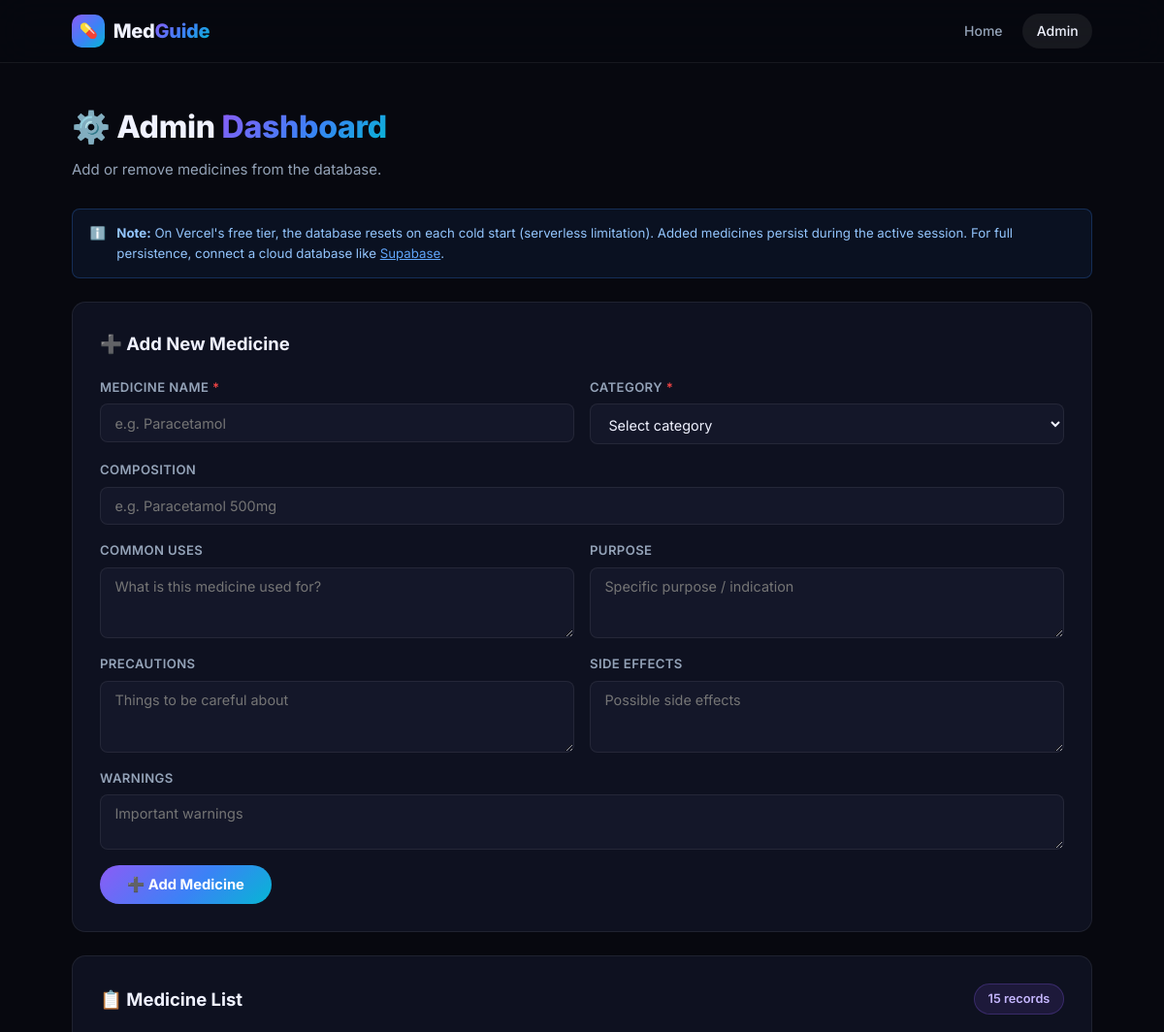
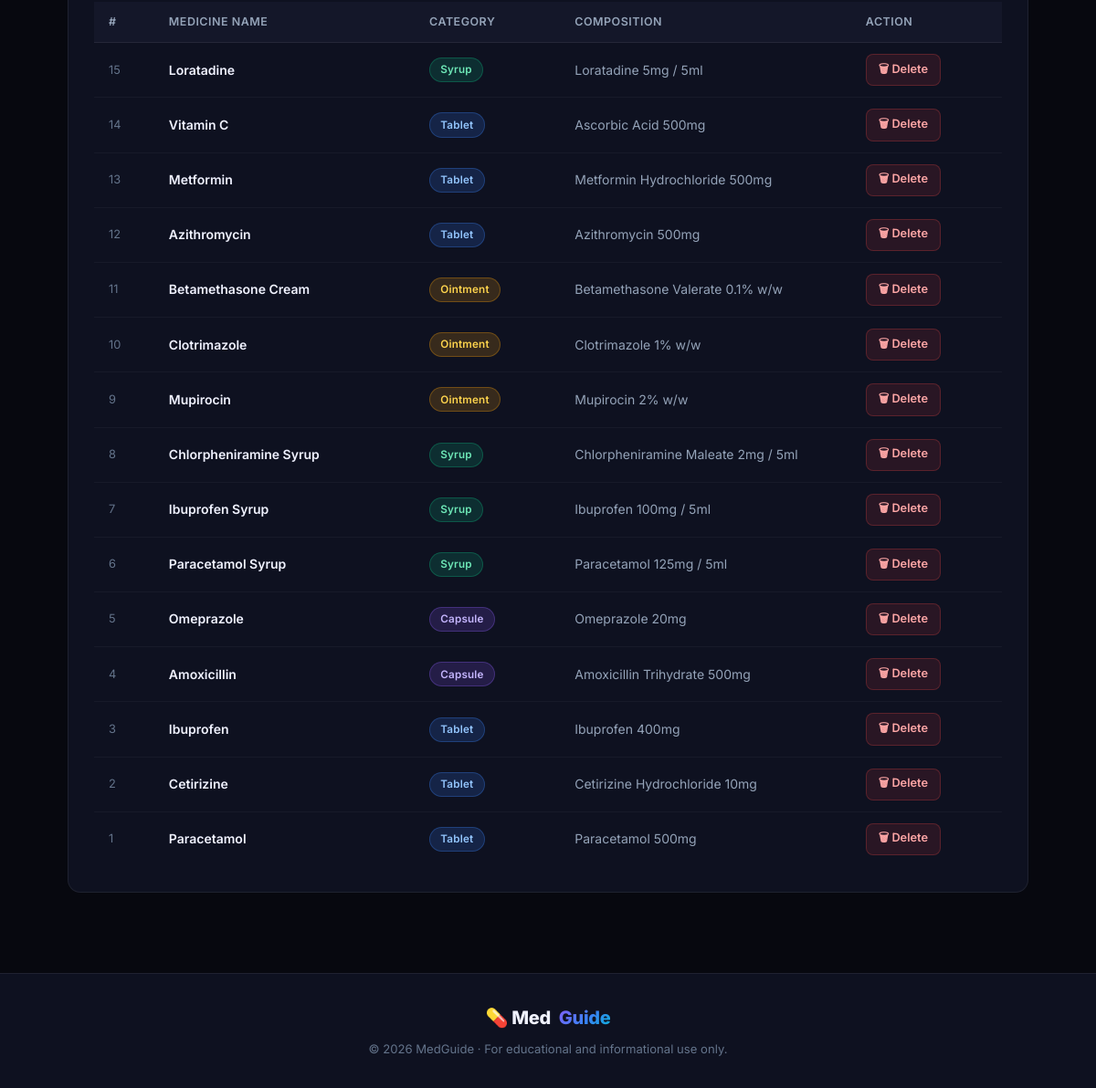
The page /admin on the database its author committed (2 pictures, top to bottom).
### tables this page shows
CREATE TABLE medicines (
            id           INTEGER PRIMARY KEY AUTOINCREMENT,
            medicine_name TEXT NOT NULL,
            category      TEXT NOT NULL,
            composition   TEXT,
            uses          TEXT,
            purpose       TEXT,
            precautions   TEXT,
            side_effects  TEXT,
            warnings      TEXT
        );

### app.py (the view)
@app.route("/admin")
def admin():
    create_database()
    conn = get_db()
    medicines = conn.execute(
        "SELECT * FROM medicines ORDER BY id DESC"
    ).fetchall()
    conn.close()
    return render_template("admin.html", medicines=medicines)

### app.py (called while the page is built)
def get_db():
    conn = sqlite3.connect(DATABASE)
    conn.row_factory = sqlite3.Row
    return conn

### templates/admin.html (shortened to what this page needs)
<!DOCTYPE html>
<html lang="en">
<head>
  <link rel="stylesheet" href="{{ url_for('static', filename='style.css') }}" />
</head>
<body>
<header class="header">
  <div class="header-inner">
    <a href="/" class="logo">
      <span class="logo-pill">💊</span>
      <span>Med<span class="grad">Guide</span></span>
    </a>
    <nav class="nav">
      <a href="/" class="nav-link">Home</a>
      <a href="/admin" class="nav-link active">Admin</a>
    </nav>
  </div>
</header>
<main class="admin-main">
  <div class="container">
    <div class="admin-header">
      <h1 class="page-title">⚙️ Admin <span class="grad">Dashboard</span></h1>
      <p class="page-sub">Add or remove medicines from the database.</p>
    </div>
    <div class="vercel-note">
      <span>ℹ️</span>
      <p><strong>Note:</strong> On Vercel's free tier, the database resets on each cold start (serverless limitation). Added medicines persist during the active session. For full persistence, connect a cloud database like <a href="https://supabase.com" target="_blank" rel="noopener">Supabase</a>.</p>
    </div>
    <div class="admin-card">
      <h2 class="admin-section-title">➕ Add New Medicine</h2>
      <form action="/add" method="POST" class="med-form" id="add-form">
        <div class="form-row">
          <div class="form-group">
            <label for="medicine_name">Medicine Name <span class="req">*</span></label>
            <input id="medicine_name" type="text" name="medicine_name" placeholder="e.g. Paracetamol" required />
          </div>
          <div class="form-group">
            <label for="category">Category <span class="req">*</span></label>
            <select id="category" name="category" required>
              <option value="" disabled selected>Select category</option>
            </select>
          </div>
        </div>
        <div class="form-group">
          <label for="composition">Composition</label>
          <input id="composition" type="text" name="composition" placeholder="e.g. Paracetamol 500mg" />
        </div>
        <div class="form-row">
          <div class="form-group">
            <label for="uses">Common Uses</label>
            <textarea id="uses" name="uses" rows="3" placeholder="What is this medicine used for?"></textarea>
          </div>
          <div class="form-group">
            <label for="purpose">Purpose</label>
            <textarea id="purpose" name="purpose" rows="3" placeholder="Specific purpose / indication"></textarea>
          </div>
        </div>
        <div class="form-row">
          <div class="form-group">
            <label for="precautions">Precautions</label>
            <textarea id="precautions" name="precautions" rows="3" placeholder="Things to be careful about"></textarea>
          </div>
          <div class="form-group">
            <label for="side_effects">Side Effects</label>
            <textarea id="side_effects" name="side_effects" rows="3" placeholder="Possible side effects"></textarea>
          </div>
        </div>
        <div class="form-group">
          <label for="warnings">Warnings</label>
          <textarea id="warnings" name="warnings" rows="2" placeholder="Important warnings"></textarea>
        </div>
        <button type="submit" class="submit-btn" id="submit-btn">➕ Add Medicine</button>
      </form>
    </div>
    <div class="admin-card">
      <div class="table-header-row">
        <h2 class="admin-section-title" style="margin-bottom:0">📋 Medicine List</h2>
        <span class="count-badge">{{ medicines|length }} records</span>
      </div>
      {% if medicines %}
      <div class="table-wrap">
        <table class="med-table" id="med-table">
          <thead>
            <tr>
              <th>#</th>
              <th>Medicine Name</th>
              <th>Category</th>
              <th>Composition</th>
              <th>Action</th>
            </tr>
          </thead>
          <tbody>
            {% for m in medicines %}
            <tr id="row-{{ m['id'] }}">
              <td class="td-id">{{ m['id'] }}</td>
              <td><a href="/medicine/{{ m['id'] }}" class="table-link">{{ m['medicine_name'] }}</a></td>
              <td><span class="cat-tag cat-{{ m['category']|lower }}">{{ m['category'] }}</span></td>
              <td class="td-comp">{{ m['composition'] or '—' }}</td>
              <td>
                <form action="/delete/{{ m['id'] }}" method="POST"
                      onsubmit="return confirm('Delete {{ m['medicine_name'] }}?')">
                  <button type="submit" class="del-btn" id="del-{{ m['id'] }}">🗑 Delete</button>
                </form>
              </td>
            </tr>
            {% endfor %}
          </tbody>
        </table>
      </div>
      {% else %}
      <div class="empty-state">
        <div class="empty-icon">📋</div>
        <h3>No medicines yet</h3>
        <p>Add your first medicine using the form above.</p>
      </div>
      {% endif %}
    </div>
  </div>
</main>
<footer class="footer">
  <div class="footer-inner">
    <span class="logo">💊 Med<span class="grad">Guide</span></span>
    <p>© 2026 MedGuide · For educational and informational use only.</p>
  </div>
</footer>
</body>
</html>

### rows shown on the page
medicines: id "15", medicine_name "Loratadine", category "Syrup", composition "Loratadine 5mg / 5ml"
medicines: id "14", medicine_name "Vitamin C", category "Tablet", composition "Ascorbic Acid 500mg"
medicines: id "13", medicine_name "Metformin", category "Tablet", composition "Metformin Hydrochloride 500mg"
medicines: id "12", medicine_name "Azithromycin", category "Tablet", composition "Azithromycin 500mg"
medicines: id "11", medicine_name "Betamethasone Cream", category "Ointment", composition "Betamethasone Valerate 0.1% w/w"
medicines: id "10", medicine_name "Clotrimazole", category "Ointment", composition "Clotrimazole 1% w/w"
medicines: id "9", medicine_name "Mupirocin", category "Ointment", composition "Mupirocin 2% w/w"
medicines: id "8", medicine_name "Chlorpheniramine Syrup", category "Syrup", composition "Chlorpheniramine Maleate 2mg / 5ml"
medicines: id "7", medicine_name "Ibuprofen Syrup", category "Syrup", composition "Ibuprofen 100mg / 5ml"
medicines: id "6", medicine_name "Paracetamol Syrup", category "Syrup", composition "Paracetamol 125mg / 5ml"
medicines: id "5", medicine_name "Omeprazole", category "Capsule", composition "Omeprazole 20mg"
medicines: id "4", medicine_name "Amoxicillin", category "Capsule", composition "Amoxicillin Trihydrate 500mg"
medicines: id "3", medicine_name "Ibuprofen", category "Tablet", composition "Ibuprofen 400mg"
medicines: id "2", medicine_name "Cetirizine", category "Tablet", composition "Cetirizine Hydrochloride 10mg"
medicines: id "1", medicine_name "Paracetamol", category "Tablet", composition "Paracetamol 500mg"

### other values the page prints
{{ medicines|length }} "15"
